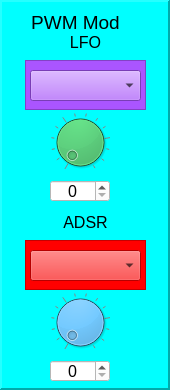
     <widget class="QFrame" name="frame_Osc2PwmMod">
      <property name="geometry">
       <rect>
        <x>370</x>
        <y>40</y>
        <width>170</width>
        <height>390</height>
       </rect>
      </property>
      <property name="styleSheet">
       <string notr="true">background-color: rgb(0, 255, 255);</string>
      </property>
      <property name="frameShape">
       <enum>QFrame::Panel</enum>
      </property>
      <property name="frameShadow">
       <enum>QFrame::Raised</enum>
      </property>
      <property name="lineWidth">
       <number>2</number>
      </property>
      <property name="midLineWidth">
       <number>2</number>
      </property>
      <widget class="QLabel" name="label_28">
       <property name="geometry">
        <rect>
         <x>10</x>
         <y>10</y>
         <width>131</width>
         <height>25</height>
        </rect>
       </property>
       <property name="font">
        <font>
         <pointsize>14</pointsize>
        </font>
       </property>
       <property name="text">
        <string>PWM Mod</string>
       </property>
       <property name="alignment">
        <set>Qt::AlignCenter</set>
       </property>
      </widget>
      <widget class="QLabel" name="label_29">
       <property name="geometry">
        <rect>
         <x>60</x>
         <y>210</y>
         <width>51</width>
         <height>25</height>
        </rect>
       </property>
       <property name="font">
        <font>
         <pointsize>12</pointsize>
        </font>
       </property>
       <property name="text">
        <string>ADSR</string>
       </property>
       <property name="alignment">
        <set>Qt::AlignCenter</set>
       </property>
      </widget>
      <widget class="QLabel" name="label_30">
       <property name="geometry">
        <rect>
         <x>60</x>
         <y>30</y>
         <width>51</width>
         <height>25</height>
        </rect>
       </property>
       <property name="font">
        <font>
         <pointsize>12</pointsize>
        </font>
       </property>
       <property name="text">
        <string>LFO</string>
       </property>
       <property name="alignment">
        <set>Qt::AlignCenter</set>
       </property>
      </widget>
      <widget class="QComboBox" name="comboBox_Osc2PwmModLFO">
       <property name="geometry">
        <rect>
         <x>30</x>
         <y>70</y>
         <width>111</width>
         <height>31</height>
        </rect>
       </property>
       <property name="font">
        <font>
         <pointsize>10</pointsize>
        </font>
       </property>
       <property name="focusPolicy">
        <enum>Qt::NoFocus</enum>
       </property>
       <property name="styleSheet">
        <string notr="true">
border-color: rgb(0, 0, 0);
background-color: rgb(170, 85, 255);
</string>
       </property>
       <property name="currentText">
        <string/>
       </property>
       <property name="currentIndex">
        <number>-1</number>
       </property>
       <property name="maxVisibleItems">
        <number>10</number>
       </property>
      </widget>
      <widget class="QComboBox" name="comboBox_Osc2PwmModAdsr">
       <property name="geometry">
        <rect>
         <x>30</x>
         <y>250</y>
         <width>111</width>
         <height>31</height>
        </rect>
       </property>
       <property name="font">
        <font>
         <pointsize>10</pointsize>
        </font>
       </property>
       <property name="focusPolicy">
        <enum>Qt::NoFocus</enum>
       </property>
       <property name="styleSheet">
        <string notr="true">
border-color: rgb(0, 0, 0);
background-color: rgb(255, 0, 0);
</string>
       </property>
       <property name="currentText">
        <string/>
       </property>
       <property name="currentIndex">
        <number>-1</number>
       </property>
       <property name="maxVisibleItems">
        <number>10</number>
       </property>
      </widget>
      <widget class="QDial" name="dial_Osc2PwmModLFOLevel">
       <property name="geometry">
        <rect>
         <x>50</x>
         <y>110</y>
         <width>60</width>
         <height>64</height>
        </rect>
       </property>
       <property name="focusPolicy">
        <enum>Qt::NoFocus</enum>
       </property>
       <property name="styleSheet">
        <string notr="true">background-color: rgb(22, 207, 75);</string>
       </property>
       <property name="maximum">
        <number>100</number>
       </property>
       <property name="value">
        <number>0</number>
       </property>
       <property name="wrapping">
        <bool>false</bool>
       </property>
       <property name="notchTarget">
        <double>8.000000000000000</double>
       </property>
       <property name="notchesVisible">
        <bool>true</bool>
       </property>
      </widget>
      <widget class="QDial" name="dial_Osc2PwmModAdsrLevel">
       <property name="geometry">
        <rect>
         <x>50</x>
         <y>290</y>
         <width>60</width>
         <height>64</height>
        </rect>
       </property>
       <property name="focusPolicy">
        <enum>Qt::NoFocus</enum>
       </property>
       <property name="styleSheet">
        <string notr="true">background-color: rgb(57, 176, 255);</string>
       </property>
       <property name="maximum">
        <number>100</number>
       </property>
       <property name="value">
        <number>0</number>
       </property>
       <property name="wrapping">
        <bool>false</bool>
       </property>
       <property name="notchTarget">
        <double>8.000000000000000</double>
       </property>
       <property name="notchesVisible">
        <bool>true</bool>
       </property>
      </widget>
      <widget class="QSpinBox" name="spinBox_Osc2PwmModAdsrLevel">
       <property name="geometry">
        <rect>
         <x>50</x>
         <y>360</y>
         <width>60</width>
         <height>22</height>
        </rect>
       </property>
       <property name="font">
        <font>
         <pointsize>12</pointsize>
        </font>
       </property>
       <property name="focusPolicy">
        <enum>Qt::NoFocus</enum>
       </property>
       <property name="styleSheet">
        <string notr="true">background-color: rgb(255, 255, 255);</string>
       </property>
       <property name="alignment">
        <set>Qt::AlignCenter</set>
       </property>
       <property name="readOnly">
        <bool>false</bool>
       </property>
       <property name="accelerated">
        <bool>true</bool>
       </property>
       <property name="maximum">
        <number>100</number>
       </property>
       <property name="value">
        <number>0</number>
       </property>
      </widget>
      <widget class="QSpinBox" name="spinBox_Osc2PwmModLfoLevel">
       <property name="geometry">
        <rect>
         <x>50</x>
         <y>180</y>
         <width>60</width>
         <height>22</height>
        </rect>
       </property>
       <property name="font">
        <font>
         <pointsize>12</pointsize>
        </font>
       </property>
       <property name="focusPolicy">
        <enum>Qt::NoFocus</enum>
       </property>
       <property name="styleSheet">
        <string notr="true">background-color: rgb(255, 255, 255);</string>
       </property>
       <property name="alignment">
        <set>Qt::AlignCenter</set>
       </property>
       <property name="readOnly">
        <bool>false</bool>
       </property>
       <property name="accelerated">
        <bool>true</bool>
       </property>
       <property name="maximum">
        <number>100</number>
       </property>
       <property name="value">
        <number>0</number>
       </property>
      </widget>
      <widget class="QFrame" name="frame_16">
       <property name="geometry">
        <rect>
         <x>25</x>
         <y>60</y>
         <width>121</width>
         <height>50</height>
        </rect>
       </property>
       <property name="styleSheet">
        <string notr="true">background-color: rgb(170, 85, 255);</string>
       </property>
       <property name="frameShape">
        <enum>QFrame::StyledPanel</enum>
       </property>
       <property name="frameShadow">
        <enum>QFrame::Raised</enum>
       </property>
      </widget>
      <widget class="QFrame" name="frame_22">
       <property name="geometry">
        <rect>
         <x>25</x>
         <y>240</y>
         <width>121</width>
         <height>50</height>
        </rect>
       </property>
       <property name="styleSheet">
        <string notr="true">background-color: rgb(255, 0, 0);</string>
       </property>
       <property name="frameShape">
        <enum>QFrame::StyledPanel</enum>
       </property>
       <property name="frameShadow">
        <enum>QFrame::Raised</enum>
       </property>
      </widget>
      <zorder>frame_22</zorder>
      <zorder>frame_16</zorder>
      <zorder>label_28</zorder>
      <zorder>label_29</zorder>
      <zorder>label_30</zorder>
      <zorder>comboBox_Osc2PwmModLFO</zorder>
      <zorder>comboBox_Osc2PwmModAdsr</zorder>
      <zorder>dial_Osc2PwmModLFOLevel</zorder>
      <zorder>dial_Osc2PwmModAdsrLevel</zorder>
      <zorder>spinBox_Osc2PwmModAdsrLevel</zorder>
      <zorder>spinBox_Osc2PwmModLfoLevel</zorder>
     </widget>
